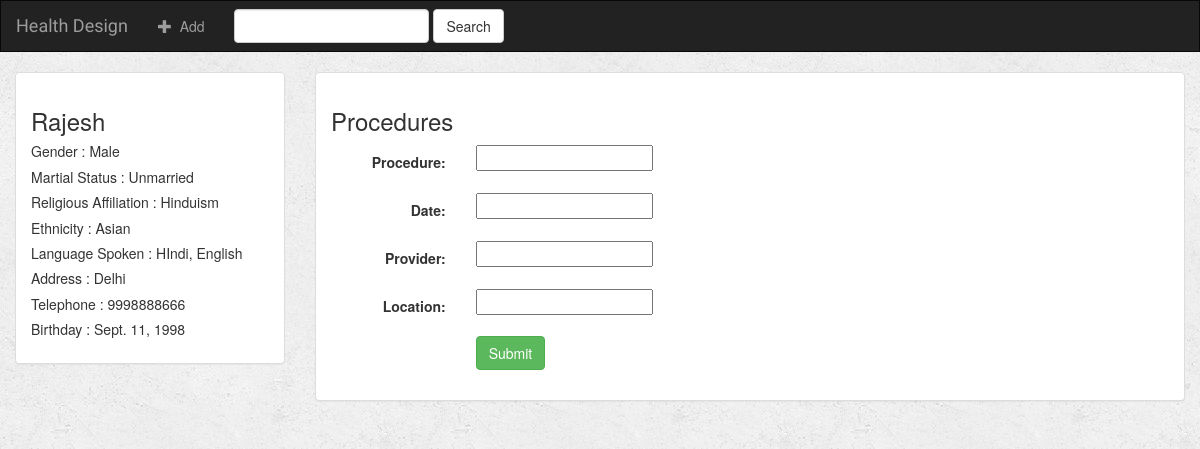
The page /HealthDesign/12/add-procedures/ on the database its author committed.
### HealthDesign/models.py (models this page shows)
class Demographics(models.Model):
    first_name = models.CharField(max_length=30)
    last_name = models.CharField(max_length=30)
    gender = models.CharField(max_length=6)
    martial_status = models.CharField(max_length=10)
    religious_affiliation = models.CharField(max_length=10)
    ethnicity = models.CharField(max_length=30)
    language_spoken = models.CharField(max_length=50)
    address = models.CharField(max_length=100)
    telephone = models.CharField(max_length=20)
    birthday = models.DateField()

### HealthDesign/views.py (the view)
# urls.py: url(r'(?P<demographics_id>[0-9]+)/add-procedures/$', views.procedures_create, name='procedures-add'),
def procedures_create(request, demographics_id):
    demographics = get_object_or_404(Demographics, pk=demographics_id)
    form = ProceduresForm(request.POST or None, request.FILES or None)
    if form.is_valid():
        procedure = form.save(commit=False)
        procedure.demographics = demographics
        procedure.save()
        return render(request, 'HealthDesign/detail.html', {'demographics': demographics})
    context = {
        "form": form,
        "demographics": demographics
    }
    return render(request, 'HealthDesign/procedures_form.html', context)

### HealthDesign/forms.py
class ProceduresForm(forms.ModelForm):
    class Meta:
        model = Procedures
        fields = ['procedure', 'date', 'provider', 'location']

### HealthDesign/templates/HealthDesign/procedures_form.html (shortened to what this page needs)
{% extends 'HealthDesign/base.html' %}
{% block body %}
<div class="container-fluid">
    <div class="row">
        <div class="col-sm-4 col-md-3">
            <div class="panel panel-default">
                <div class="panel-body">
                    <h3>{{ demographics.first_name }} {{ demographics.Last_name }}</h3>
                    <h5> Gender : {{ demographics.gender }}</h5>
                    <h5> Martial Status : {{ demographics.martial_status }}</h5>
                    <h5> Religious Affiliation : {{ demographics.religious_affiliation }}</h5>
                    <h5> Ethnicity : {{ demographics.ethnicity }}</h5>
                    <h5> Language Spoken : {{ demographics.language_spoken }}</h5>
                    <h5> Address : {{ demographics.address }}</h5>
                    <h5> Telephone : {{ demographics.telephone }}</h5>
                    <h5> Birthday : {{ demographics.birthday }}</h5>
                </div>
            </div>
        </div>
        <div class="col-sm-8 col-md-9">
            <div class="panel panel-default">
                <div class="panel-body">
                    <h3>Procedures</h3>
                    <form class="form-horizontal" role="form" action="" method="post" enctype="multipart/form-data">
                        {% include 'HealthDesign/form_template.html' %}
                        <div class="form-group">
                            <div class="col-sm-offset-2 col-sm-10">
                                <button type="submit" class="btn btn-success">Submit</button>
                            </div>
                        </div>
                    </form>
                </div>
            </div>
        </div>
    </div>
</div>
{% endblock %}

### HealthDesign/static/HealthDesign/style.css (style rules this page uses)
body { background: white url("images/background.png"); }

### rows shown on the page
Demographics: first_name "Rajesh", gender "Male", martial_status "Unmarried", religious_affiliation "Hinduism", ethnicity "Asian", language_spoken "HIndi, English", address "Delhi", telephone "9998888666", birthday "Sept. 11, 1998"

### other values the page prints
{{ field.label_tag }} "Procedure:" "Date:" "Provider:" "Location:"
